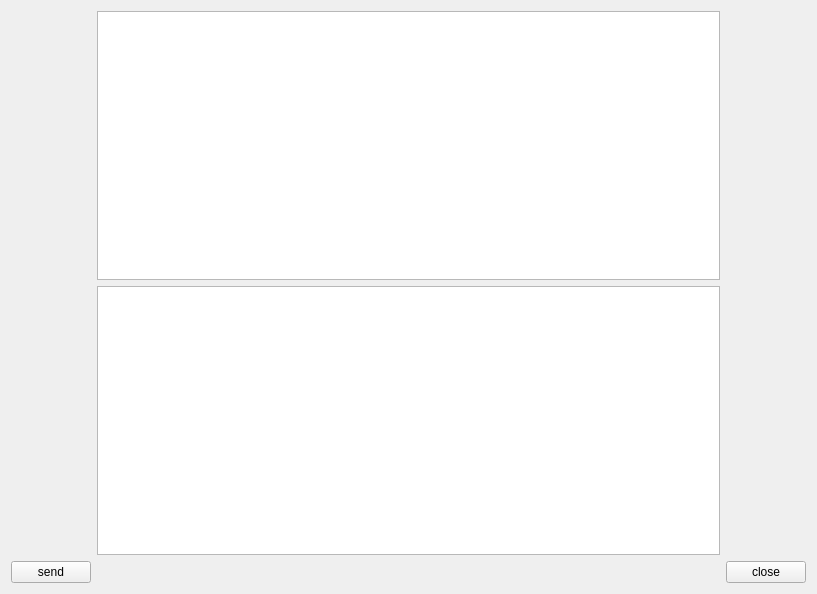
<?xml version="1.0" encoding="UTF-8"?>
<ui version="4.0">
 <class>ServerWidget</class>
 <widget class="QWidget" name="ServerWidget">
  <property name="geometry">
   <rect>
    <x>0</x>
    <y>0</y>
    <width>817</width>
    <height>594</height>
   </rect>
  </property>
  <property name="windowTitle">
   <string>ServerWidget</string>
  </property>
  <layout class="QGridLayout" name="gridLayout">
   <item row="0" column="1">
    <widget class="QTextEdit" name="textRead">
     <property name="readOnly">
      <bool>true</bool>
     </property>
    </widget>
   </item>
   <item row="1" column="1">
    <widget class="QTextEdit" name="textWrite"/>
   </item>
   <item row="2" column="0">
    <widget class="QPushButton" name="buttonSend">
     <property name="text">
      <string>send</string>
     </property>
    </widget>
   </item>
   <item row="2" column="1">
    <spacer name="horizontalSpacer">
     <property name="orientation">
      <enum>Qt::Horizontal</enum>
     </property>
     <property name="sizeHint" stdset="0">
      <size>
       <width>598</width>
       <height>20</height>
      </size>
     </property>
    </spacer>
   </item>
   <item row="2" column="2">
    <widget class="QPushButton" name="buttonClose">
     <property name="text">
      <string>close</string>
     </property>
    </widget>
   </item>
  </layout>
 </widget>
 <resources/>
 <connections/>
</ui>
